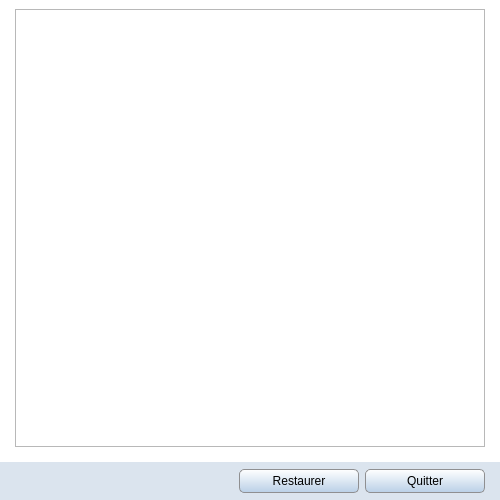
<?xml version="1.0" encoding="UTF-8"?>
<ui version="4.0">
 <class>BackupRestore</class>
 <widget class="QWidget" name="BackupRestore">
  <property name="windowModality">
   <enum>Qt::ApplicationModal</enum>
  </property>
  <property name="geometry">
   <rect>
    <x>0</x>
    <y>0</y>
    <width>500</width>
    <height>500</height>
   </rect>
  </property>
  <property name="minimumSize">
   <size>
    <width>500</width>
    <height>500</height>
   </size>
  </property>
  <property name="maximumSize">
   <size>
    <width>500</width>
    <height>500</height>
   </size>
  </property>
  <property name="windowTitle">
   <string>Restaurer une sauvegarde</string>
  </property>
  <property name="windowIcon">
   <iconset resource="../icones/icons.qrc">
    <normaloff>:/Images/asc.svg</normaloff>:/Images/asc.svg</iconset>
  </property>
  <property name="styleSheet">
   <string notr="true">QWidget#BackupRestore {background-color: #FFFFFF}</string>
  </property>
  <layout class="QGridLayout" name="gridLayout">
   <property name="leftMargin">
    <number>0</number>
   </property>
   <property name="topMargin">
    <number>9</number>
   </property>
   <property name="rightMargin">
    <number>0</number>
   </property>
   <property name="bottomMargin">
    <number>0</number>
   </property>
   <property name="verticalSpacing">
    <number>15</number>
   </property>
   <item row="1" column="0" colspan="3">
    <widget class="QWidget" name="fond" native="true">
     <property name="minimumSize">
      <size>
       <width>0</width>
       <height>38</height>
      </size>
     </property>
     <property name="maximumSize">
      <size>
       <width>16777215</width>
       <height>38</height>
      </size>
     </property>
     <property name="styleSheet">
      <string notr="true">QWidget#fond{background-color: #DBE4EE}</string>
     </property>
     <layout class="QHBoxLayout" name="horizontalLayout_4">
      <property name="leftMargin">
       <number>0</number>
      </property>
      <property name="topMargin">
       <number>0</number>
      </property>
      <property name="rightMargin">
       <number>0</number>
      </property>
      <property name="bottomMargin">
       <number>0</number>
      </property>
      <item>
       <spacer name="bible_spacer_2">
        <property name="orientation">
         <enum>Qt::Horizontal</enum>
        </property>
        <property name="sizeHint" stdset="0">
         <size>
          <width>157</width>
          <height>50</height>
         </size>
        </property>
       </spacer>
      </item>
      <item>
       <widget class="QPushButton" name="ok">
        <property name="minimumSize">
         <size>
          <width>120</width>
          <height>24</height>
         </size>
        </property>
        <property name="maximumSize">
         <size>
          <width>16777215</width>
          <height>24</height>
         </size>
        </property>
        <property name="font">
         <font>
          <family>Segoe UI</family>
          <pointsize>9</pointsize>
         </font>
        </property>
        <property name="styleSheet">
         <string notr="true">QPushButton{border: 1px solid #8f8f91; border-radius: 5px ; padding-right: 10px; padding-left: 10px; background-color: qlineargradient(spread:pad, x1:0, y1:0, x2:0, y2:1, stop:0 #FFFFFF, stop:1 #BAD0E7); }
QPushButton:hover{background-color: qlineargradient(spread:pad, x1:0, y1:0, x2:0, y2:1, stop:0 #F8F8F8, stop:1 #8FADCC); }
QPushButton:pressed{background-color: qlineargradient(spread:pad, x1:0, y1:0, x2:0, y2:1, stop:0 #8FADCC, stop:1 #F8F8F8); }</string>
        </property>
        <property name="text">
         <string>Restaurer</string>
        </property>
        <property name="shortcut">
         <string notr="true">Ctrl+S</string>
        </property>
       </widget>
      </item>
      <item>
       <widget class="QPushButton" name="quit">
        <property name="minimumSize">
         <size>
          <width>120</width>
          <height>24</height>
         </size>
        </property>
        <property name="maximumSize">
         <size>
          <width>16777215</width>
          <height>24</height>
         </size>
        </property>
        <property name="font">
         <font>
          <family>Segoe UI</family>
          <pointsize>9</pointsize>
         </font>
        </property>
        <property name="styleSheet">
         <string notr="true">QPushButton{border: 1px solid #8f8f91; border-radius: 5px ; padding-right: 10px; padding-left: 10px; background-color: qlineargradient(spread:pad, x1:0, y1:0, x2:0, y2:1, stop:0 #FFFFFF, stop:1 #BAD0E7); }
QPushButton:hover{background-color: qlineargradient(spread:pad, x1:0, y1:0, x2:0, y2:1, stop:0 #F8F8F8, stop:1 #8FADCC); }
QPushButton:pressed{background-color: qlineargradient(spread:pad, x1:0, y1:0, x2:0, y2:1, stop:0 #8FADCC, stop:1 #F8F8F8); }</string>
        </property>
        <property name="text">
         <string>Quitter</string>
        </property>
        <property name="shortcut">
         <string notr="true">Esc</string>
        </property>
       </widget>
      </item>
      <item>
       <spacer name="spacer_fond_2">
        <property name="orientation">
         <enum>Qt::Horizontal</enum>
        </property>
        <property name="sizeType">
         <enum>QSizePolicy::Fixed</enum>
        </property>
        <property name="sizeHint" stdset="0">
         <size>
          <width>15</width>
          <height>20</height>
         </size>
        </property>
       </spacer>
      </item>
     </layout>
    </widget>
   </item>
   <item row="0" column="2">
    <spacer name="horizontalSpacer_2">
     <property name="orientation">
      <enum>Qt::Horizontal</enum>
     </property>
     <property name="sizeType">
      <enum>QSizePolicy::Fixed</enum>
     </property>
     <property name="sizeHint" stdset="0">
      <size>
       <width>9</width>
       <height>20</height>
      </size>
     </property>
    </spacer>
   </item>
   <item row="0" column="1">
    <widget class="QTableView" name="table">
     <property name="font">
      <font>
       <family>Segoe UI</family>
       <pointsize>10</pointsize>
      </font>
     </property>
     <property name="contextMenuPolicy">
      <enum>Qt::CustomContextMenu</enum>
     </property>
     <property name="editTriggers">
      <set>QAbstractItemView::NoEditTriggers</set>
     </property>
     <property name="alternatingRowColors">
      <bool>true</bool>
     </property>
     <property name="selectionMode">
      <enum>QAbstractItemView::SingleSelection</enum>
     </property>
     <property name="selectionBehavior">
      <enum>QAbstractItemView::SelectRows</enum>
     </property>
     <property name="iconSize">
      <size>
       <width>20</width>
       <height>20</height>
      </size>
     </property>
     <attribute name="horizontalHeaderStretchLastSection">
      <bool>true</bool>
     </attribute>
     <attribute name="verticalHeaderVisible">
      <bool>false</bool>
     </attribute>
    </widget>
   </item>
   <item row="0" column="0">
    <spacer name="horizontalSpacer">
     <property name="orientation">
      <enum>Qt::Horizontal</enum>
     </property>
     <property name="sizeType">
      <enum>QSizePolicy::Fixed</enum>
     </property>
     <property name="sizeHint" stdset="0">
      <size>
       <width>9</width>
       <height>20</height>
      </size>
     </property>
    </spacer>
   </item>
  </layout>
 </widget>
 <tabstops>
  <tabstop>table</tabstop>
 </tabstops>
 <resources>
  <include location="../icones/icons.qrc"/>
 </resources>
 <connections/>
</ui>
